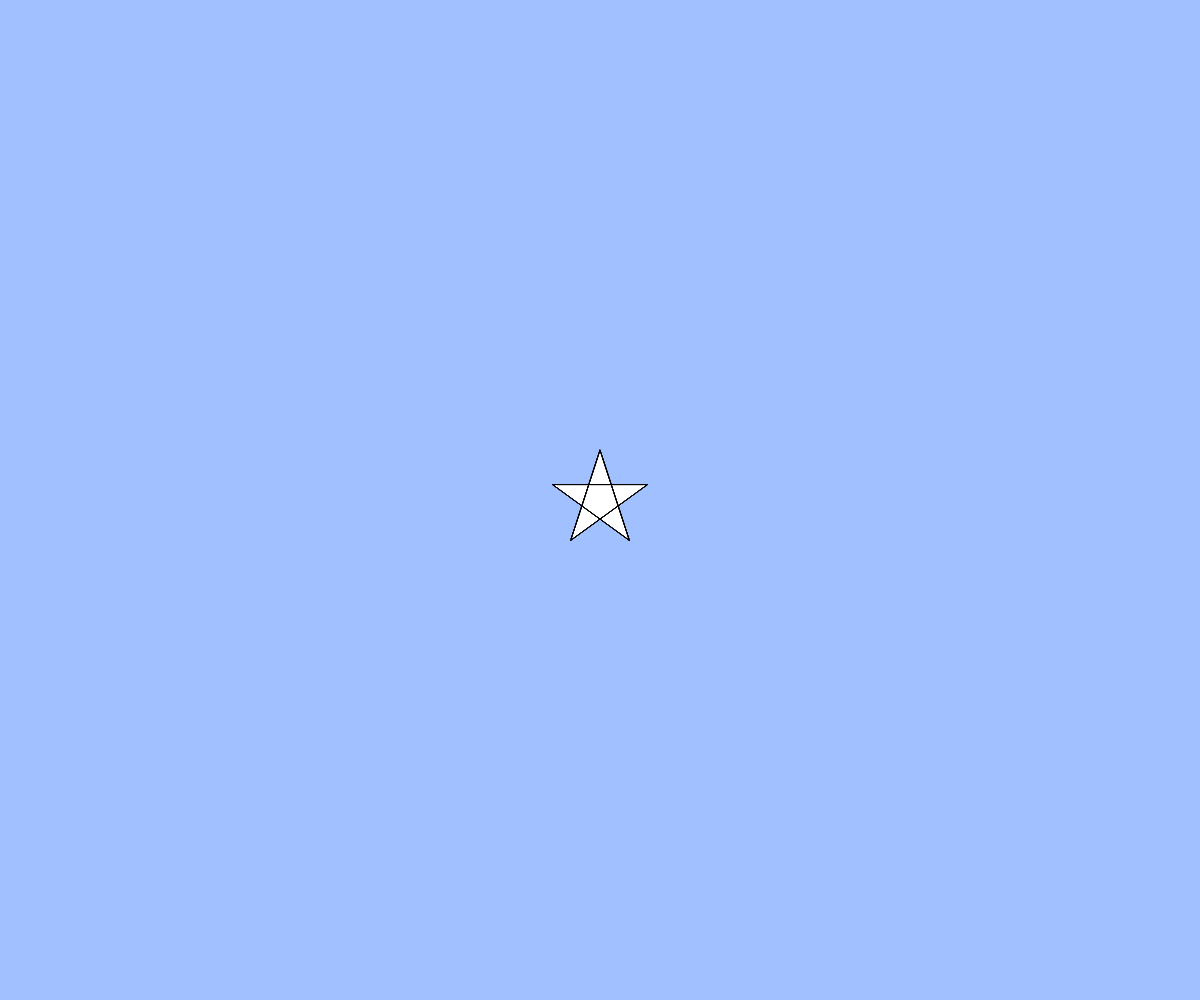
Frame 1 (no input)
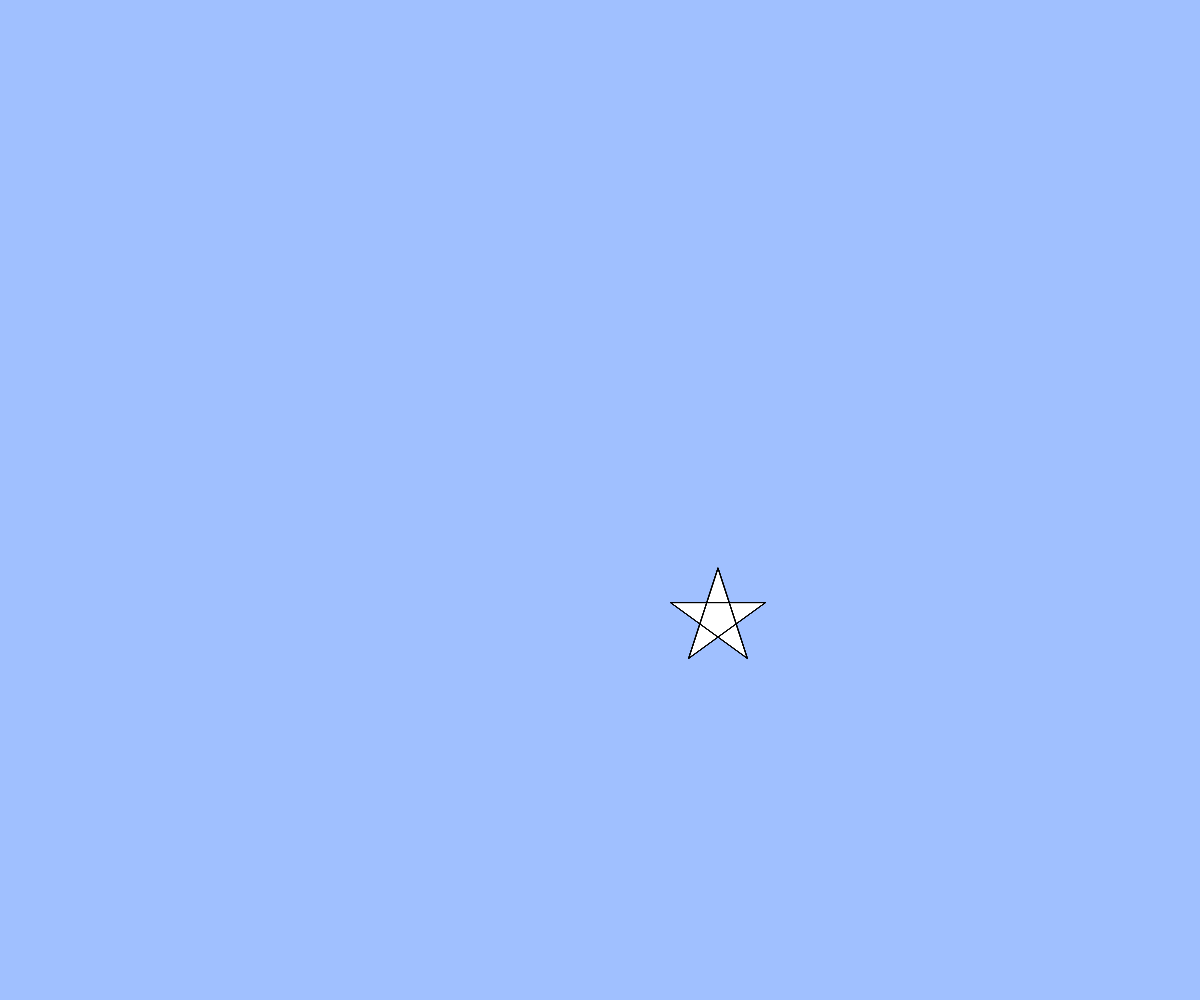
Frame 60 (no input)
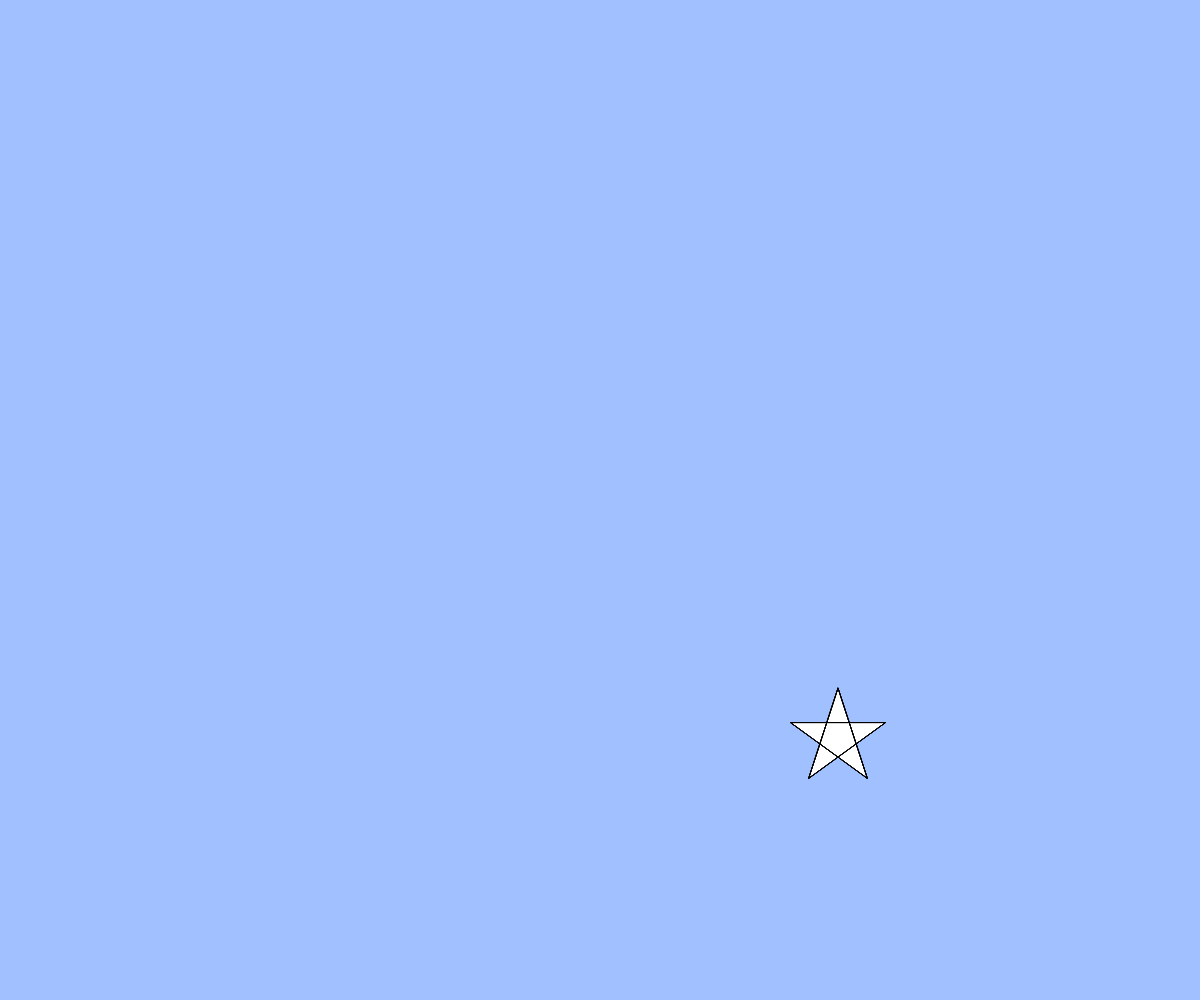
Frame 120 (the mouse pressed at the canvas centre since frame 60)

The p5.js sketch that drew these frames (run headless with seeded random() and noise() and a simulated clock; from frame 60 on, the mouse is pressed at the canvas centre):

// p5.js sketch
// ── sketch.js
// テキスト「アニメーション」
let x, y, vx, vy;

function setup(){
  createCanvas(windowWidth, windowHeight);
  x = width / 2;
  y = height / 2;
  vx = 8;
  vy = 8;
}

function draw(){
  background(160, 192, 255);
  star(x,y,50,10);
  x += 2;
  y += 2;
  // BLANK[2] (hint: 作った star 関数を使います)

  // 端の処理パターン (1) 反対側から出てくる
  if(x > width){ x = 0; }
  else if(x < 0){ x = width; }
  if(y > height){ y = 0; }
  if(y < 0){ y = height; }
}

function star(cx, cy, r, angle){
  beginShape();
  for(var i = 0; i < 20; i++){
    var theta = TWO_PI * i * 2 / 5 - HALF_PI ;
    // BLANK[1] (hint: angle 分だけ星を回転させるには？)
    var x = cx + cos(theta) * r;
    var y = cy + sin(theta) * r;
    vertex(x,y);
  }
  endShape(CLOSE);
}

function windowResized(){
  resizeCanvas(windowWidth, windowHeight);
}
